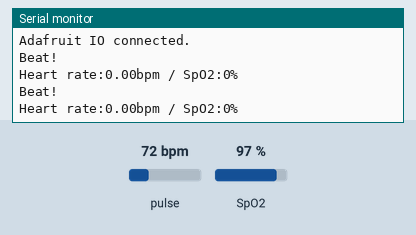
Simulated run of this sketch. Board: ESP8266 (NodeMCU). Shown: the last lines printed to the serial monitor. Inputs (shaded band) come from the test bench; at power-on: pulse 72 bpm, SpO2 97 %.

Above: at 2.7 s.
2.8 s: pulse set to 42 bpm
At 4.2 s:
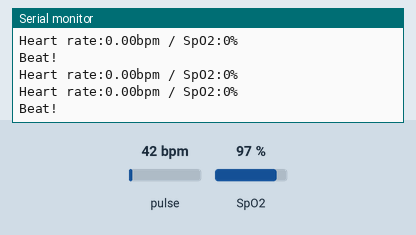
4.3 s: SpO2 set to 80 %
At 5.4 s:
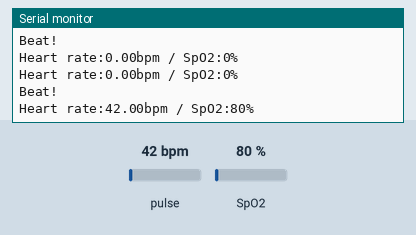
5.8 s: pulse set to 70 bpm
At 7.2 s:
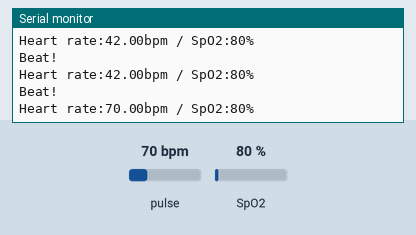
Timing chart, 0 to 8.8 s (numbered marks = the images above; inputs shaded):
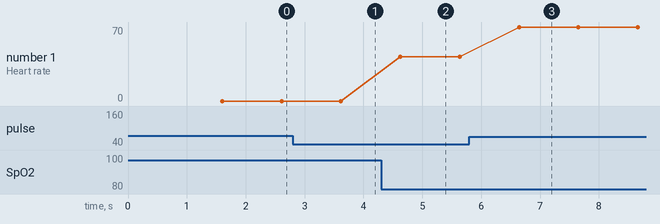

Measured:
- after the input at 4.3 s, the serial monitor: prints a new line after 0.33 s (image 2)
- after the input at 5.8 s, the serial monitor: prints a new line after 0.84 s (image 3)
- plotted number 1: 42 → 70 after the input at 5.8 s

The sketch:

collarsketch.ino
```cpp
//scl to d1 for nodemcu
//sda to d2 for node
//vin to 3.3v
//gnd to gnd

#include "config.h"
#include <Wire.h>
#include "MAX30100_PulseOximeter.h"

#define REPORTING_PERIOD_MS     1000
PulseOximeter pox;

uint32_t tsLastReport = 0;

// Callback (registered below) fired when a pulse is detected
void onBeatDetected()
{
    Serial.println("Beat!");
}


// this int will hold the current count for our sketch
int count = 0;
int bpm;
int o2;

// set up the feeds for the cloud
AdafruitIO_Feed *pulse = io.feed("pulse");
AdafruitIO_Feed *oxy = io.feed("oxy");

void setup() {
  Wire.begin(4, 5);

  // start the serial connection
  Serial.begin(115200);
  Serial.print("Initializing pulse oximeter..");
  if (!pox.begin()) {
        Serial.println("FAILED");
        for(;;);
    } else {
        Serial.println("SUCCESS");
    }


    // Register a callback for the beat detection
    pox.setOnBeatDetectedCallback(onBeatDetected);

  // wait for serial monitor to open
  while(! Serial);

  Serial.print("Connecting to Adafruit IO");

  // connect to io.adafruit.com
  io.connect();

  // wait for a connection
  while(io.status() < AIO_CONNECTED) {
    Serial.print(".");
    delay(500);
  }

  // we are connected
  Serial.println();
  Serial.println(io.statusText());

}

void loop() {
  io.run();

  //pulse oxy
  // Make sure to call update as fast as possible
    pox.update();

    // Asynchronously dump heart rate and oxidation levels to the serial
    // For both, a value of 0 means "invalid"
    if (millis() - tsLastReport > REPORTING_PERIOD_MS) {
      //bpm=pox.getHeartRate();
      //o2=pox.getSpO2();
        Serial.print("Heart rate:");
        Serial.print(pox.getHeartRate());
        Serial.print("bpm / SpO2:");
        Serial.print(pox.getSpO2());
        Serial.println("%");

        tsLastReport = millis();
    }

  if ( count %90 ==0){ // because i need a delay  only on posting to cloud
  pulse->save(pox.getHeartRate());}
  oxy->save(pox.getSpO2());


 // delay(3000);

}
```
